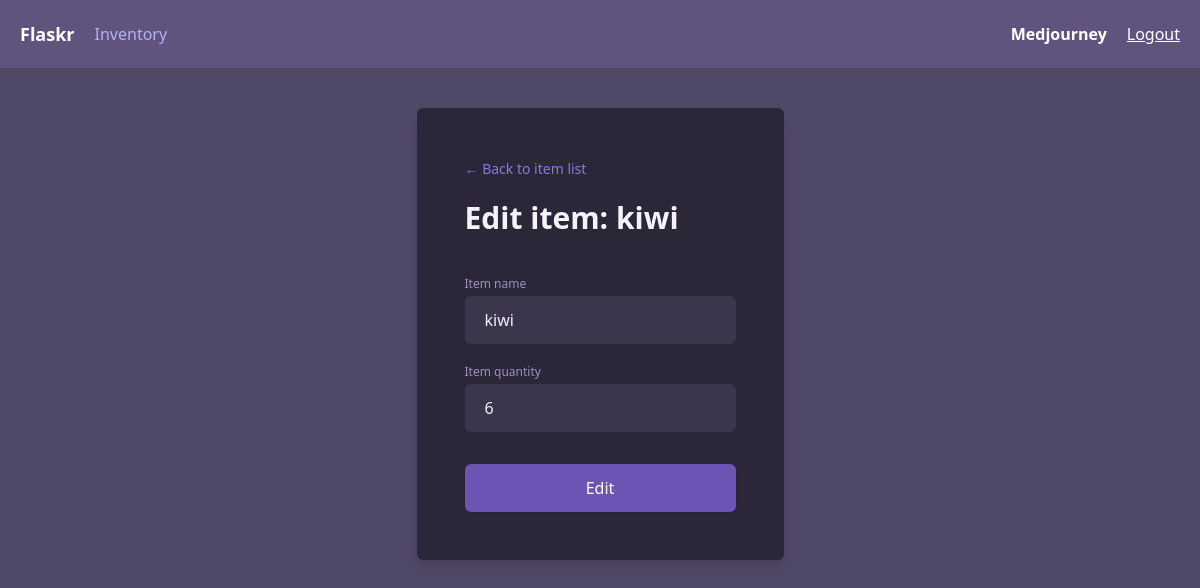
Screenshot of /inventory/9 (signed in) with the database file from the repository.
### tables this page shows
CREATE TABLE users (
  id INTEGER PRIMARY KEY AUTOINCREMENT,
  firstname TEXT,
  lastname TEXT,
  username TEXT NOT NULL,
  password TEXT NOT NULL
);

CREATE TABLE items (
  id INTEGER PRIMARY KEY AUTOINCREMENT,
  user_id INTEGER NOT NULL,
  item_name TEXT NOT NULL,
  item_quantity INTEGER NOT NULL,
  FOREIGN KEY (user_id) REFERENCES users (id)
);

### flaskr/inventory.py (the view, shortened to what this page needs)
@bp.route("/<int:id>", methods=("GET", "POST"))
@auth.login_required
def view(id):
    item = get_item(id)
    return render_template("inventory/view.html", item=item)

### flaskr/auth.py (called while the page is built)
def login_required(view):
    @functools.wraps(view)
    def wrapped_view(**kwargs):
        if g.user is None:
            return redirect(url_for("auth.login"))
        return view(**kwargs)
    return wrapped_view

@bp.before_app_request
def load_logged_in_user():
    user_id = session.get("user_id")
    if user_id is None:
        g.user = None
    else:
        g.user = (
            get_db().execute("SELECT * FROM users WHERE id = ?", (user_id,)).fetchone()
        )

### flaskr/db.py (called while the page is built)
def get_db():
    if "db" not in g:
        g.db = sqlite3.connect(
            current_app.config["DATABASE"], detect_types=sqlite3.PARSE_DECLTYPES
        )
        g.db.row_factory = sqlite3.Row
    return g.db

### flaskr/inventory.py (called while the page is built)
def get_item(id):
    item = get_db().execute("SELECT * FROM items WHERE id = ?", (id,)).fetchone()
    if item is None:
        abort(404, f"Item id {id} doesn't exist.")
    return item

### flaskr/templates/inventory/view.html
{% extends 'base.html' %}
{% block content %}
<main class="grid place-items-center py-10">
  <div class="bg-steel-gray-950 text-steel-gray-50 space-y-10 p-12 rounded-md shadow-lg">
    <div class="space-y-5">
      <a href="{{ url_for('inventory.index') }}" class="text-sm text-blue-violet-500 hover:underline">
        &larr; Back to item list
      </a>
      <h1 class="text-3xl font-semibold">
        Edit item: {{ item.item_name }}
      </h1>
    </div>
    <form method="post" class="flex flex-col gap-5">
      <div class="flex flex-col gap-1">
        <label for="item_name" class="text-xs text-steel-gray-500">Item name</label>
        <input id="item_name" name="item_name" type="text" required class="px-5 py-3 rounded-md bg-martinique-950"
          value="{{ item.item_name }}" />
      </div>
      <div class="flex flex-col gap-1">
        <label for="item_quantity" class="text-xs text-steel-gray-500">Item quantity</label>
        <input id="item_quantity" name="item_quantity" type="number" required
          class="px-5 py-3 rounded-md bg-martinique-950" value="{{ item.item_quantity }}" />
      </div>
      <button type="submit" class="py-3 mt-3 rounded-md shadow  bg-blue-violet-700 text-white hover:bg-blue-violet-800">
        Edit
      </button>
    </form>
  </div>
</main>
{% endblock content %}

### flaskr/templates/base.html (shortened to what this page needs)
<!DOCTYPE html>
<html lang="en">
<head>
  <link rel="stylesheet" href="{{ url_for('static', filename='css/output.css') }}">
</head>
<nav class="flex items-center justify-between p-5 bg-steel-gray-800 text-white">
  <div class="flex items-center space-x-5">
    <div class="flex items-center space-x-5">
      <a href="{{ url_for('index') }}" class="font-bold text-lg text-steel
      -gray-50">Flaskr</a>
      {% if g.user %}
      <a href="{{ url_for('inventory.index') }}" class="text-blue-violet-300 hover:underline">Inventory</a>
      {% endif %}
    </div>
  </div>
  {% if g.user %}
  <div class="flex items-center space-x-5">
    <span class="font-bold">{{ g.user['username'] }}</span>
    <a href="{{ url_for('auth.logout') }}" class="underline text-steel
      -gray-50">Logout</a>
  </div>
  {% endif %}
</nav>
<body class="bg-steel-gray-900">
  {% block content %}{% endblock %}
</body>
</html>

### rows the page displays
users: user.username "Medjourney"
items: item_name "kiwi", item_quantity "6"
